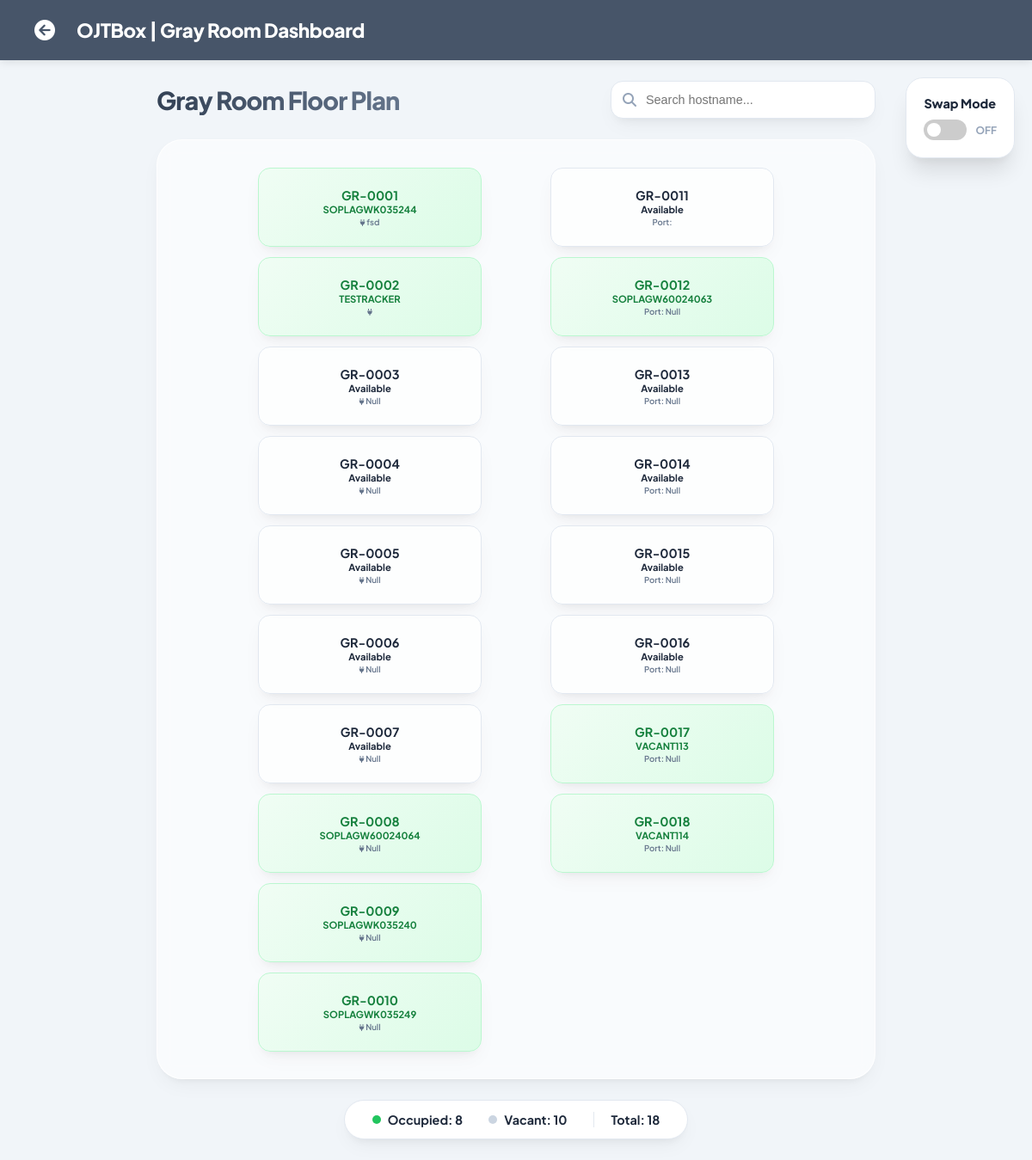
Page /gray_room.php (signed in) on the committed database.
### tables this page shows
CREATE TABLE `production_floor_map` (
  `id` int(11) NOT NULL,
  `cubicle_no` varchar(20) NOT NULL,
  `hostname` varchar(100) DEFAULT NULL,
  `department` varchar(100) DEFAULT 'San Antonio',
  `status` enum('Occupied','Vacant','Repair') DEFAULT 'Vacant',
  `grid_row` int(11) DEFAULT NULL,
  `grid_col` int(11) DEFAULT NULL,
  `switch_port` varchar(100) DEFAULT 'Not Set',
  `campaign` varchar(100) DEFAULT 'Not Set'
);

### gray_room.php (the view, shortened to what this page needs)
<?php
require_once 'db.php';
$department_name = "Gray Room";
$total_seats = 18;
$stations = [];
$occupied_count = 0;
$vacant_count = 0;
$stmt = $conn->prepare("SELECT * FROM production_floor_map WHERE department = ? ORDER BY id ASC LIMIT ?");
$stmt->bind_param("si", $department_name, $total_seats);
$stmt->execute();
$result = $stmt->get_result();
while($row = $result->fetch_assoc()) {
    $stations[] = $row;
    if($row['status'] === 'Occupied') $occupied_count++;
    else $vacant_count++;
}
?>
<!DOCTYPE html>
<html lang="en">
<head>
    <link rel="stylesheet" href="https://cdnjs.cloudflare.com/ajax/libs/font-awesome/6.4.0/css/all.min.css">
</head>
<body id="body">
<nav class="navbar">
    <a href="prod_map.php" class="nav-back-btn" title="Back to Overview"><i class="fa-solid fa-circle-arrow-left"></i></a>
    <div style="color: white; font-weight: 900; font-size: 1.4rem; letter-spacing: -0.02em;">OJTBox | Gray Room Dashboard</div>
</nav>
<div class="edit-sidebar">
    <div style="font-weight: 800; font-size: 0.9rem; color: var(--text-dark);">Swap Mode</div>
    <div style="display: flex; align-items: center; gap: 10px;">
        <label class="switch">
            <span class="slider"></span>
        </label>
        <span id="statusLabel" style="font-size: 0.75rem; font-weight: 700; color: var(--text-muted);">OFF</span>
    </div>
</div>
<div class="container">
    <div class="header-row">
        <h1>Gray Room Floor Plan</h1>
        <div class="search-wrapper" style="position: relative;">
            <i class="fa-solid fa-magnifying-glass" style="position: absolute; left: 14px; top: 50%; transform: translateY(-50%); color: var(--text-muted); z-index: 5;"></i>
            <input type="text" id="searchInput" placeholder="Search hostname..." onkeyup="searchMap()">
        </div>
    </div>
    <div class="map-grid-container">
    <div class="map-grid" id="mapGrid">
        <div class="column-container">
            <?php for($i = 0; $i < 10; $i++):
                $row = $stations[$i] ?? null;
                $id = $row['id'] ?? ($i + 1);
                $status = $row['status'] ?? 'Vacant';
                $hostname = $row['hostname'] ?? '';
                $sw = $row['switch_port'] ?? 'Not Set';
                $display_name = "GR-" . str_pad(($i+1), 4, '0', STR_PAD_LEFT);
            ?>
                <div class="seat-box <?php echo $status; ?>"
                     id="seat-<?php echo $id; ?>"
                     data-id="<?php echo $id; ?>"
                     data-hostname="<?php echo strtolower($hostname); ?>"
                     onclick="handleSeatClick(event, '<?php echo $id; ?>', '<?php echo $display_name; ?>', '<?php echo $hostname; ?>', '<?php echo $sw; ?>', '<?php echo $status; ?>')">
                    <strong style="font-size: 0.9rem; display:block;"><?php echo $display_name; ?></strong>
                    <div style="font-size: 0.7rem; font-weight: 700;"><?php echo $hostname ?: 'Available'; ?></div>
                    <div style="font-size: 0.6rem; color: #64748b; margin-top: 2px; font-weight: 600;">
                        <i class="fa-solid fa-plug" style="font-size: 0.5rem;"></i> <?php echo $sw; ?>
                    </div>
                </div>
            <?php endfor; ?>
        </div>
        <div class="column-container">
            <?php for($i = 10; $i < 18; $i++):
                $row = $stations[$i] ?? null;
                $id = $row['id'] ?? ($i + 1);
                $status = $row['status'] ?? 'Vacant';
                $hostname = $row['hostname'] ?? '';
                $sw = $row['switch_port'] ?? 'Not Set';
                $display_name = "GR-" . str_pad(($i+1), 4, '0', STR_PAD_LEFT);
            ?>
                <div class="seat-box <?php echo $status; ?>"
                     id="seat-<?php echo $id; ?>"
                     data-id="<?php echo $id; ?>"
                     data-hostname="<?php echo strtolower($hostname); ?>"
                     onclick="handleSeatClick(event, '<?php echo $id; ?>', '<?php echo $display_name; ?>', '<?php echo $hostname; ?>', '<?php echo $sw; ?>', '<?php echo $status; ?>')">
                    <strong style="font-size: 0.9rem; display:block;"><?php echo $display_name; ?></strong>
                    <div style="font-size: 0.7rem; font-weight: 700;"><?php echo $hostname ?: 'Available'; ?></div>
                    <div style="font-size: 0.6rem; color: #64748b; margin-top: 2px; font-weight: 600;">
                    Port: <?php echo $sw; ?>                    </div>
                </div>
            <?php endfor; ?>
        </div>
    </div>
</div>
    <div class="status-legend">
        <div class="legend-item"><div class="dot" style="background: #22c55e;"></div> Occupied: <?php echo $occupied_count; ?></div>
        <div class="legend-item"><div class="dot" style="background: #cbd5e1;"></div> Vacant: <?php echo $vacant_count; ?></div>
        <div class="legend-item" style="border-left: 1px solid var(--border); padding-left: 20px;">Total: 18</div>
    </div>
</div>
</body>
</html>

### gray_room.php (style rules this page uses)
:root { --primary: #64748b; --primary-light: #f8fafc; --bg: #f1f5f9; --card-bg: #ffffff; --text-dark: #1e293b; --text-muted: #94a3b8; --border: #e2e8f0; --occupied-bg: linear-gradient(135deg, #f0fdf4 0%, #dcfce7 100%); --occupied-text: #15803d; --occupied-border: #bbf7d0; --shadow-soft: 0 10px 25px -5px rgba(0, 0, 0, 0.05), 0 8px 10px -6px rgba(0, 0, 0, 0.05); --shadow-hover: 0 20px 25px -5px rgba(0, 0, 0, 0.1), 0 10px 10px -5px rgba(0, 0, 0, 0.04); }
html, body { height: 100vh; margin: 0; padding: 0; font-family: 'Plus Jakarta Sans', sans-serif; background: var(--bg); color: var(--text-dark); overflow: hidden; }
.navbar { background: #475569; padding: 0 2.5rem; display: flex; align-items: center; height: 70px; box-sizing: border-box; gap: 25px; box-shadow: 0 2px 10px rgba(0,0,0,0.1); position: relative; z-index: 10; }
.nav-back-btn { color: white; text-decoration: none; font-size: 1.5rem; display: flex; align-items: center; transition: transform 0.2s; }
.container { height: calc(100vh - 70px); padding: 1.5rem 2rem; display: flex; flex-direction: column; box-sizing: border-box; max-width: 900px; margin: 0 auto; }
.header-row { display: flex; justify-content: space-between; align-items: center; margin-bottom: 1.5rem; }
.header-row h1 { font-weight: 800; font-size: 1.8rem; letter-spacing: -0.03em; margin: 0; background: linear-gradient(to right, #334155, #64748b); -webkit-background-clip: text; -webkit-text-fill-color: transparent; }
#searchInput { width: 250px; padding: 0.8rem 1rem 0.8rem 2.5rem; border-radius: 14px; border: 1px solid var(--border); background: white; font-size: 0.9rem; transition: all 0.3s; outline: none; box-shadow: var(--shadow-soft); }
.map-grid-container { background: rgba(255, 255, 255, 0.6); backdrop-filter: blur(10px); padding: 2rem; border-radius: 30px; border: 1px solid rgba(255,255,255,0.8); flex-grow: 1; display: flex; align-items: flex-start; justify-content: center; box-shadow: var(--shadow-soft); overflow-y: auto; }
.map-grid { display: grid; grid-template-columns: 1fr 1fr; column-gap: 80px; row-gap: 12px; width: 100%; max-width: 600px; }
.column-container { display: flex; flex-direction: column; gap: 12px; }
.seat-box { border-radius: 14px; text-align: center; border: 1px solid transparent; background: var(--card-bg); transition: all 0.3s ease; cursor: pointer; display: flex; flex-direction: column; align-items: center; justify-content: center; position: relative; box-shadow: var(--shadow-soft); padding: 15px 10px; min-height: 60px; }
.Occupied { background: var(--occupied-bg); color: var(--occupied-text); border: 1px solid var(--occupied-border); }
.Vacant { background: rgba(255, 255, 255, 0.6); border: 1px solid var(--border); }
.edit-sidebar { position: fixed; right: 20px; top: 90px; background: white; padding: 20px; border-radius: 20px; box-shadow: var(--shadow-hover); border: 1px solid var(--border); z-index: 100; display: flex; flex-direction: column; gap: 10px; }
.switch { position: relative; display: inline-block; width: 50px; height: 24px; }
.slider { position: absolute; cursor: pointer; top: 0; left: 0; right: 0; bottom: 0; background-color: #ccc; transition: .4s; border-radius: 34px; }
.slider:before { position: absolute; content: ""; height: 16px; width: 16px; left: 4px; bottom: 4px; background-color: white; transition: .4s; border-radius: 50%; }
.status-legend { display: flex; justify-content: center; gap: 30px; margin-top: 1.5rem; background: white; padding: 0.8rem 2rem; border-radius: 50px; width: fit-content; margin: 1.5rem auto 0; box-shadow: var(--shadow-soft); border: 1px solid var(--border); }
.legend-item { display: flex; align-items: center; gap: 8px; font-weight: 700; font-size: 0.9rem; }
.dot { width: 10px; height: 10px; border-radius: 50%; }

### rows in the picture
production_floor_map: display_name "GR-0001", hostname "SOPLAGWK035244", switch_port "fsd"
production_floor_map: display_name "GR-0002", hostname "TESTRACKER"
production_floor_map: display_name "GR-0003", hostname "Available", switch_port "Null"
production_floor_map: display_name "GR-0004", hostname "Available", switch_port "Null"
production_floor_map: display_name "GR-0005", hostname "Available", switch_port "Null"
production_floor_map: display_name "GR-0006", hostname "Available", switch_port "Null"
production_floor_map: display_name "GR-0007", hostname "Available", switch_port "Null"
production_floor_map: display_name "GR-0008", hostname "SOPLAGW60024064", switch_port "Null"
production_floor_map: display_name "GR-0009", hostname "SOPLAGWK035240", switch_port "Null"
production_floor_map: display_name "GR-0010", hostname "SOPLAGWK035249", switch_port "Null"
production_floor_map: display_name "GR-0011", hostname "Available"
production_floor_map: display_name "GR-0012", hostname "SOPLAGW60024063", switch_port "Null"
production_floor_map: display_name "GR-0013", hostname "Available", switch_port "Null"
production_floor_map: display_name "GR-0014", hostname "Available", switch_port "Null"
production_floor_map: display_name "GR-0015", hostname "Available", switch_port "Null"
production_floor_map: display_name "GR-0016", hostname "Available", switch_port "Null"
production_floor_map: display_name "GR-0017", hostname "VACANT113", switch_port "Null"
production_floor_map: display_name "GR-0018", hostname "VACANT114", switch_port "Null"

### other values in the picture
$occupied_count "8"
$vacant_count "10"
